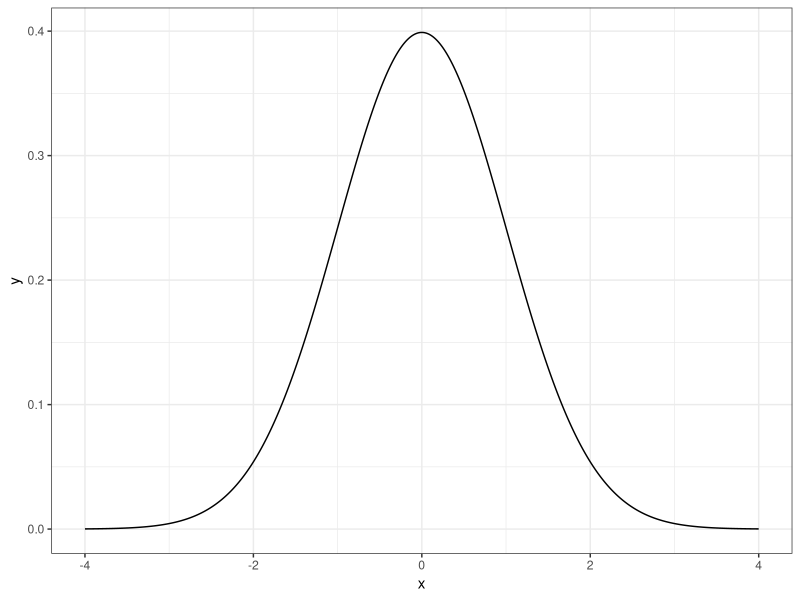

Write R code to recreate this figure.
## ---- chunk 1
#| code-fold: show
library(tidyverse)
## ---- chunk 2
x <- seq(-4, 4, length.out = 1000)
x |> (\(.) tibble(x = ., y = dnorm(.)))() |> 
  ggplot(aes(x, y)) +
    geom_line() +
    
    theme_bw()
